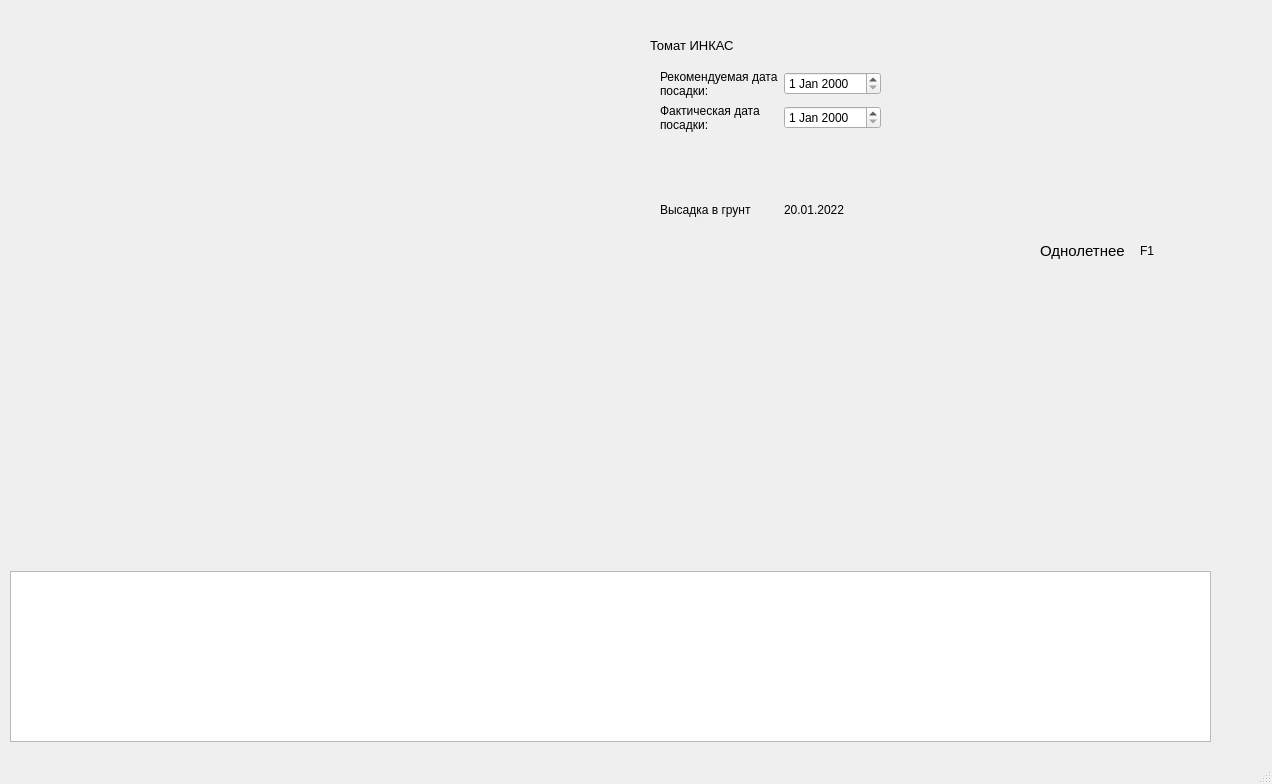
<?xml version="1.0" encoding="UTF-8"?>
<ui version="4.0">
 <class>MainWindow</class>
 <widget class="QMainWindow" name="MainWindow">
  <property name="geometry">
   <rect>
    <x>0</x>
    <y>0</y>
    <width>1272</width>
    <height>784</height>
   </rect>
  </property>
  <property name="windowTitle">
   <string>MainWindow</string>
  </property>
  <widget class="QWidget" name="centralwidget">
   <widget class="QLabel" name="label_2">
    <property name="geometry">
     <rect>
      <x>60</x>
      <y>30</y>
      <width>131</width>
      <height>111</height>
     </rect>
    </property>
    <property name="text">
     <string/>
    </property>
    <property name="pixmap">
     <pixmap>image/Snap 2021-10-23 at 19.20.16.png</pixmap>
    </property>
    <property name="scaledContents">
     <bool>true</bool>
    </property>
   </widget>
   <widget class="QWidget" name="horizontalLayoutWidget_2">
    <property name="geometry">
     <rect>
      <x>210</x>
      <y>30</y>
      <width>432</width>
      <height>130</height>
     </rect>
    </property>
    <layout class="QHBoxLayout" name="horizontalLayout_2">
     <item>
      <widget class="QLabel" name="label_3">
       <property name="text">
        <string/>
       </property>
       <property name="pixmap">
        <pixmap>image/leftarrow_1245.png</pixmap>
       </property>
       <property name="scaledContents">
        <bool>true</bool>
       </property>
      </widget>
     </item>
     <item>
      <widget class="QLabel" name="label">
       <property name="text">
        <string/>
       </property>
       <property name="pixmap">
        <pixmap>image/vegetables_tomato_food_1803.png</pixmap>
       </property>
       <property name="scaledContents">
        <bool>true</bool>
       </property>
      </widget>
     </item>
     <item>
      <widget class="QLabel" name="label_4">
       <property name="text">
        <string/>
       </property>
       <property name="pixmap">
        <pixmap>image/arrowright_1244.png</pixmap>
       </property>
       <property name="scaledContents">
        <bool>true</bool>
       </property>
      </widget>
     </item>
    </layout>
   </widget>
   <widget class="QLabel" name="label_5">
    <property name="geometry">
     <rect>
      <x>650</x>
      <y>30</y>
      <width>381</width>
      <height>31</height>
     </rect>
    </property>
    <property name="font">
     <font>
      <pointsize>10</pointsize>
     </font>
    </property>
    <property name="text">
     <string>Томат ИНКАС</string>
    </property>
   </widget>
   <widget class="QLabel" name="label_14">
    <property name="geometry">
     <rect>
      <x>1040</x>
      <y>20</y>
      <width>191</width>
      <height>211</height>
     </rect>
    </property>
    <property name="text">
     <string/>
    </property>
    <property name="pixmap">
     <pixmap>image/Tomat-Inkas.jpg</pixmap>
    </property>
    <property name="scaledContents">
     <bool>true</bool>
    </property>
    <property name="wordWrap">
     <bool>false</bool>
    </property>
   </widget>
   <widget class="QWidget" name="gridLayoutWidget">
    <property name="geometry">
     <rect>
      <x>660</x>
      <y>70</y>
      <width>221</width>
      <height>211</height>
     </rect>
    </property>
    <layout class="QGridLayout" name="gridLayout">
     <item row="1" column="0">
      <widget class="QLabel" name="label_10">
       <property name="text">
        <string>Фактическая дата посадки:</string>
       </property>
       <property name="wordWrap">
        <bool>true</bool>
       </property>
      </widget>
     </item>
     <item row="2" column="0">
      <widget class="QLabel" name="label_11">
       <property name="text">
        <string>Высадка в грунт</string>
       </property>
       <property name="wordWrap">
        <bool>true</bool>
       </property>
      </widget>
     </item>
     <item row="2" column="1">
      <widget class="QLabel" name="label_12">
       <property name="text">
        <string>20.01.2022</string>
       </property>
      </widget>
     </item>
     <item row="1" column="1">
      <widget class="QDateEdit" name="dateEdit_2"/>
     </item>
     <item row="0" column="1">
      <widget class="QDateEdit" name="dateEdit"/>
     </item>
     <item row="0" column="0">
      <widget class="QLabel" name="label_8">
       <property name="text">
        <string>Рекомендуемая дата посадки:</string>
       </property>
       <property name="textFormat">
        <enum>Qt::AutoText</enum>
       </property>
       <property name="wordWrap">
        <bool>true</bool>
       </property>
      </widget>
     </item>
    </layout>
   </widget>
   <widget class="QLabel" name="label_6">
    <property name="geometry">
     <rect>
      <x>1040</x>
      <y>240</y>
      <width>107</width>
      <height>21</height>
     </rect>
    </property>
    <property name="font">
     <font>
      <pointsize>11</pointsize>
     </font>
    </property>
    <property name="text">
     <string>Однолетнее</string>
    </property>
   </widget>
   <widget class="QLabel" name="label_7">
    <property name="geometry">
     <rect>
      <x>1140</x>
      <y>240</y>
      <width>31</width>
      <height>21</height>
     </rect>
    </property>
    <property name="text">
     <string>F1</string>
    </property>
   </widget>
   <widget class="QGraphicsView" name="graphicsView">
    <property name="geometry">
     <rect>
      <x>10</x>
      <y>571</y>
      <width>1201</width>
      <height>171</height>
     </rect>
    </property>
   </widget>
  </widget>
  <widget class="QMenuBar" name="menubar">
   <property name="geometry">
    <rect>
     <x>0</x>
     <y>0</y>
     <width>1272</width>
     <height>21</height>
    </rect>
   </property>
  </widget>
  <widget class="QStatusBar" name="statusbar"/>
 </widget>
 <resources/>
 <connections/>
</ui>
